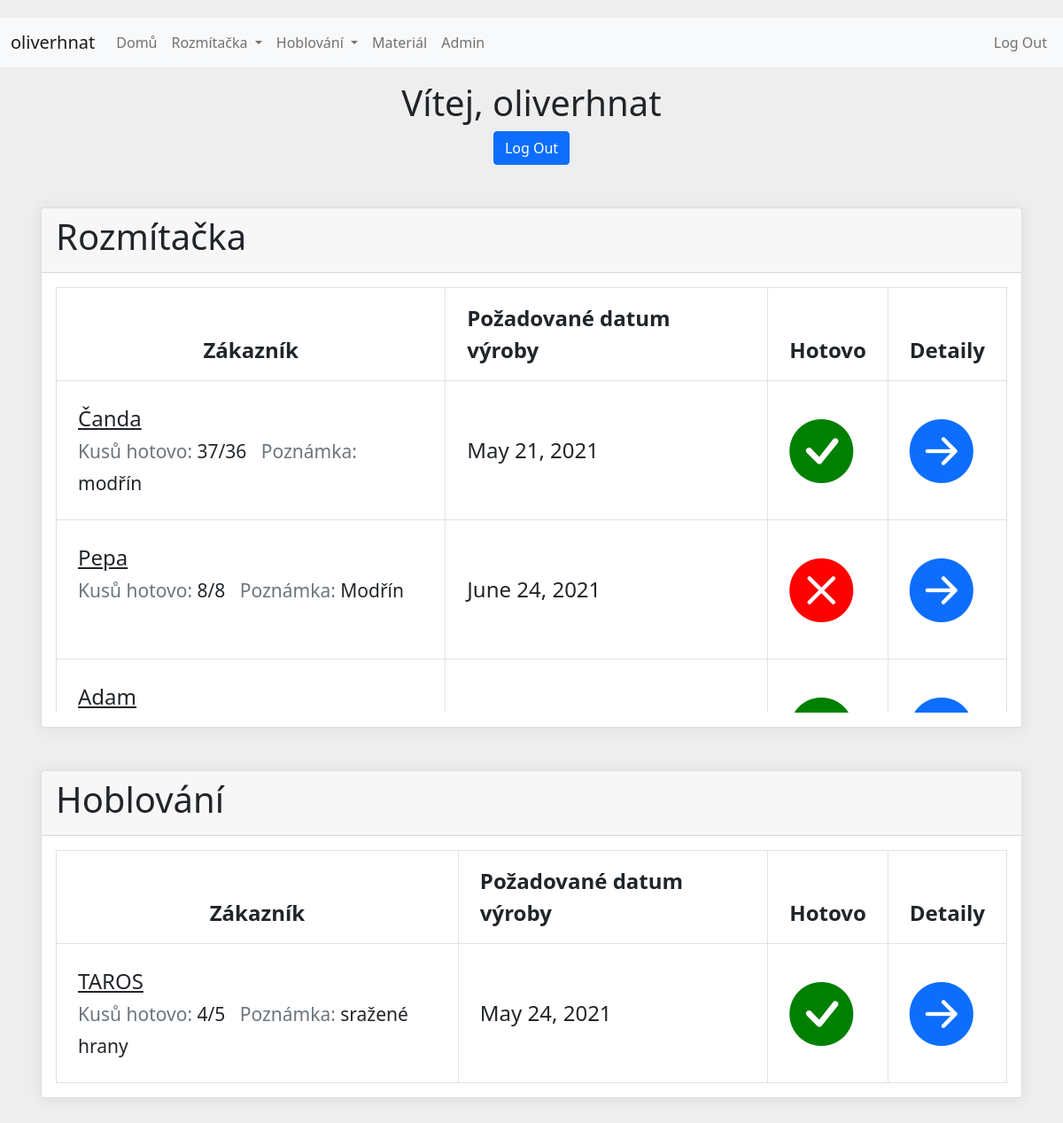
The app's page / (signed in), older data.
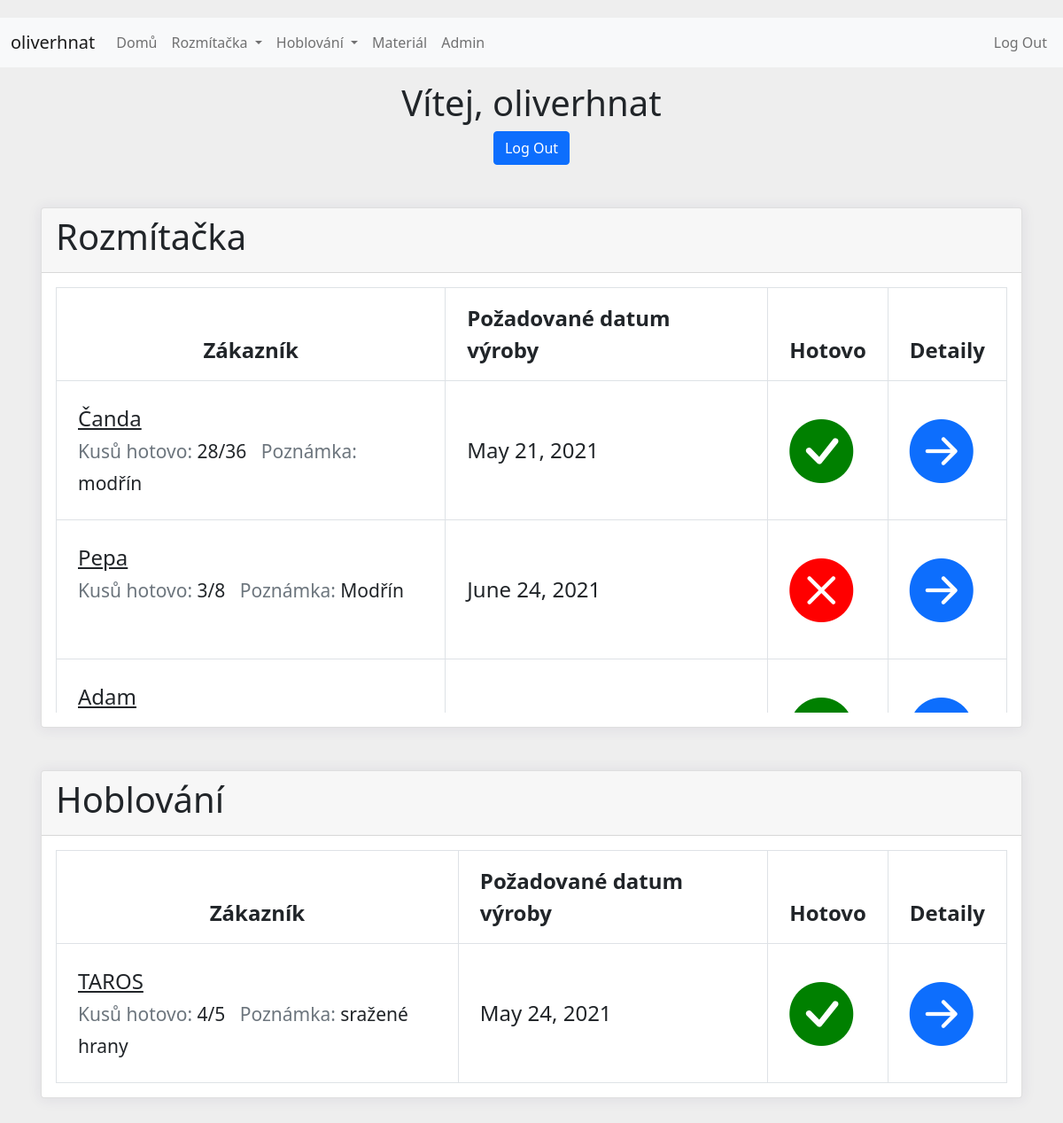
The same page, newer data.
### orders/models.py (models this page shows, shortened)
class Rozmitacka(models.Model):
    zakaznik = models.CharField("Zákazník",blank=True, max_length=128)
    material = models.CharField("Materiál", blank=True, max_length=128)
    umisteni_materialu = models.CharField("Umístění materiálu", blank=True, max_length=128)
    pozadovany_rozmer = models.CharField("Požadovaný rozměr", blank=True, max_length=128)
    pozadovana_delka = models.CharField("Požadovaná délka", blank=True, max_length=128)
    poznamka = models.CharField("Poznámka", blank=True, max_length=128)
    ks = models.IntegerField("Kusů", default=1)
    ks_hotovo = models.IntegerField("Kusů hotovo", default=0)
    kvalita = models.CharField(blank=True, max_length=128)
    baleni = models.CharField("Balení", blank=True, max_length=128)
    impregnace = models.CharField(max_length=128, choices=[("Ano", "Ano"), ("Ne", "Ne")])
    kapovani = models.CharField("Kapování", max_length=128, choices=[("Ano", "Ano"), ("Ne", "Ne")])
    pozadovane_datum_vyroby = models.DateField("Požadované datum výroby", blank=True)
    hotovo = models.BooleanField("Hotovo", default=False)
    kontrola = models.BooleanField("Kontrola", default=False)
    get_material = models.BooleanField("Materiál", default=False)
    vytvoreno = models.DateTimeField("Vytvořeno", auto_now_add=True)
    class Meta:
        verbose_name_plural = "Rozmítačka"
        verbose_name = "Rozmítačka"

class Hoblovani(models.Model):
    zakaznik = models.CharField("Zákazník", blank=True, max_length=128)
    skladovy_material = models.CharField("Skladový materiál", blank=True, max_length=128)
    pozadovany_rozmer = models.CharField("Požadovaný rozměr", blank=True, max_length=128)
    pozadovana_delka = models.CharField("Požadovaná délka", blank=True, max_length=128)
    poznamka = models.CharField("Poznámka", blank=True, max_length=128)
    ks = models.IntegerField("Kusů", default=1)
    ks_hotovo = models.IntegerField("Kusů hotovo", default=0)
    kvalita = models.CharField(blank=True, max_length=128)
    baleni = models.CharField("Balení", blank=True, max_length=128)
    impregnace = models.CharField(max_length=128, choices=[("Ano", "Ano"), ("Ne", "Ne")])
    kapovani = models.CharField("Kapování", max_length=128, choices=[("Ano", "Ano"), ("Ne", "Ne")])
    misto_hoblovani = models.CharField(blank=True, max_length=128)
    pozadovane_datum_vyroby = models.DateField("Požadované datum výroby", blank=True)
    hotovo = models.BooleanField("Hotovo", default=False)
    kontrola = models.BooleanField("Kontrola", default=False)
    get_material = models.BooleanField("Materiál", default=False)
    vytvoreno = models.DateTimeField("Vytvořeno", auto_now_add=True)
    class Meta:
        verbose_name_plural = "Hoblování"
        verbose_name = "Hoblování"

### orders/views.py (the view)
# urls.py: path("", views.index, name="index"),
@login_required
def index(request):
    return render(request, "orders/index.html", {
        "rozmitacka": rozmitacka_model,
        "hoblovani": hoblovani_model,
    })

### orders/templatetags/custom_tags.py (called while the page is built)
@register.filter(name="has_group")
def has_group(user, group_name):
    return user.groups.filter(name=group_name).exists()

### orders/templates/orders/index.html (shortened to what this page needs)
{% extends "orders/layout.html" %}
{% block body %}
<div class="welcome">
<h1 id="welcome"> Vítej, {{ request.user.username }}</h1>
<a href="{% url 'orders:logout' %}" class="btn btn-primary btn-block">Log Out</a>
</div>
<div class="container px-3 my-5 clearfix ">
    <div class="card">
        <div class="card-header">
            <h1>Rozmítačka</h1>
        </div>
        <div class="card-body">
            <div class="table-responsive table-wrap">
              <table class="table table-bordered m-0">
                <thead>
                  <tr>
                    <th class="text-center py-3 px-4" style="width: fit-content;">Zákazník</th>
                    <th class="text-right py-3 px-4" style="width: fit-content;">Požadované datum výroby</th>
                    <th class="text-center py-3 px-4" style="width: fit-content;">Hotovo</th>
                    <th class="text-right py-3 px-4" style="width: fit-content;">Detaily</th>
                  </tr>
                </thead>
                <tbody>
                {% for order in rozmitacka %}
                {% if not order.kontrola %}
                    <tr>
                    <td class="p-4">
                        <div class="media align-items-center">
                        <div class="media-body">
                            <a href="{% url 'orders:r_info' order.id %}" class="d-block text-dark">{{order.zakaznik}}</a>
                            <small>
                            <span class="text-muted">Kusů hotovo:</span>
                            {{order.ks_hotovo}}/{{order.ks}} &nbsp;
                            <span class="text-muted">Poznámka: </span> {{order.poznamka}}
                            </small>
                        </div>
                        </div>
                    </td>
                    <td class="text-right font-weight-semibold align-middle p-4">{{order.pozadovane_datum_vyroby}}</td>
                    <td class="text-right font-weight-semibold align-middle p-4">
                        {% if order.hotovo %}
                        <i class="bi bi-check-circle-fill"></i>
                        {% else %}
                        <i class="bi bi-x-circle-fill"></i>
                        {% endif %}
                    </td>
                    <td class="text-right font-weight-semibold align-middle p-4"><a href="{% url 'orders:r_info' order.id %}"><i class="bi bi-arrow-right-circle-fill"></i></a></td>
                    </tr>
                  {% endif %}
                  {% endfor %}
                </tbody>
              </table>
            </div>
      </div>
  </div>
</div>
<div class="container px-3 my-5 clearfix">
    <div class="card">
        <div class="card-header">
            <h1>Hoblování</h1>
        </div>
        <div class="card-body">
            <div class="table-responsive table-wrap">
              <table class="table table-bordered m-0">
                <thead>
                  <tr>
                    <th class="text-center py-3 px-4" style="width: fit-content;">Zákazník</th>
                    <th class="text-right py-3 px-4" style="width: fit-content;">Požadované datum výroby</th>
                    <th class="text-center py-3 px-4" style="width: fit-content;">Hotovo</th>
                    <th class="text-right py-3 px-4" style="width: fit-content;">Detaily</th>
                  </tr>
                </thead>
                <tbody>
                {% for order in hoblovani %}
                {% if not order.kontrola %}
                    <tr>
                    <td class="p-4">
                        <div class="media align-items-center">
                        <div class="media-body">
                            <a href="{% url 'orders:h_info' order.id %}" class="d-block text-dark">{{order.zakaznik}}</a>
                            <small>
                            <span class="text-muted">Kusů hotovo:</span>
                            {{order.ks_hotovo}}/{{order.ks}} &nbsp;
                            <span class="text-muted">Poznámka: </span> {{order.poznamka}}
                            </small>
                        </div>
                        </div>
                    </td>
                    <td class="text-right font-weight-semibold align-middle p-4">{{order.pozadovane_datum_vyroby}}</td>
                    <td class="text-right font-weight-semibold align-middle p-4">
                        {% if order.hotovo %}
                        <i class="bi bi-check-circle-fill"></i>
                        {% else %}
                        <i class="bi bi-x-circle-fill"></i>
                        {% endif %}
                    </td>
                    <td class="text-right font-weight-semibold align-middle p-4"><a href="{% url 'orders:h_info' order.id %}"><i class="bi bi-arrow-right-circle-fill"></i></a></td>
                    </tr>
                  {% endif %}
                  {% endfor %}
                </tbody>
              </table>
            </div>
      </div>
  </div>
</div>
{% endblock %}

### orders/templates/orders/layout.html (shortened to what this page needs)
{% load custom_tags %}
{% load static %}
<!DOCTYPE html>
<html lang="en">
    <head>
        <link rel="stylesheet" href="{% static 'css/bootstrap.min.css' %}">
        <link rel="stylesheet" href="https://cdn.jsdelivr.net/npm/bootstrap-icons@1.5.0/font/bootstrap-icons.css">
    </head>
    <body>
        <nav class="navbar sticky-top navbar-expand-lg navbar-light bg-light" style="padding-left:1vw">
            <span class="navbar-brand" href="">{{ request.user.username }}</span>
            <div class="collapse navbar-collapse" id="navbar">
              <ul class="navbar-nav me-auto mt-2 mt-lg-0">
                <li class="nav-item">
                  <a class="nav-link" href="{% url 'orders:index' %}">Domů</a>
                </li>
                {% if user.is_authenticated %}
                <li class="nav-item dropdown">
                    <a class="nav-link dropdown-toggle" href="#" id="navbarDropdown" role="button" data-bs-toggle="dropdown" aria-haspopup="true" aria-expanded="false">
                      Rozmítačka
                    </a>
                  </li>
                  <li class="nav-item dropdown">
                    <a class="nav-link dropdown-toggle" href="#" id="navbarDropdown" role="button" data-bs-toggle="dropdown" aria-haspopup="true" aria-expanded="false">
                      Hoblování
                    </a>
                  </li>
                  <li class="nav-item">
                    <a class="nav-link" href="{% url 'orders:material' %}">Materiál</a>
                  </li>
                  {% endif %}
                  {% if not request.user|has_group:"Zaměstnanci" %}
                <li class="nav-item">
                  <a class="nav-link" href="{% url 'admin:index' %}">Admin</a>
                </li>
                {% endif %}
              </ul>
              <ul class="navbar-nav ms-auto" style="margin-right: 10px">
                <li class="nav-item">
                    <a href="{% url 'orders:logout' %}" class="nav-link">Log Out</a>
                  </li>
              </ul>
          </nav>
        {% block body %}
        {% endblock %}
    </body>
</html>

### orders/templates/orders/index.html (style rules this page uses)
.welcome { text-align: center; margin-top: 1rem; }
.bi { font-size: 2rem; }
.bi-check-circle-fill { color:green; }
.bi-x-circle-fill { color:red; }
.table-wrap { max-height: 30rem; }
.py-3 { font-size: x-large; }
.px-3 { font-size: larger; font-size: x-large; }
.bi { font-size: 6vmin }
body { margin-top:20px; background:#eee; }
.card { box-shadow: 0 1px 15px 1px rgba(52,40,104,.08); }

Row changes from the older to the newer data that the page shows:
changed Rozmitacka "Čanda": ks_hotovo "37" → "28"
changed Rozmitacka "Pepa": ks_hotovo "8" → "3"
